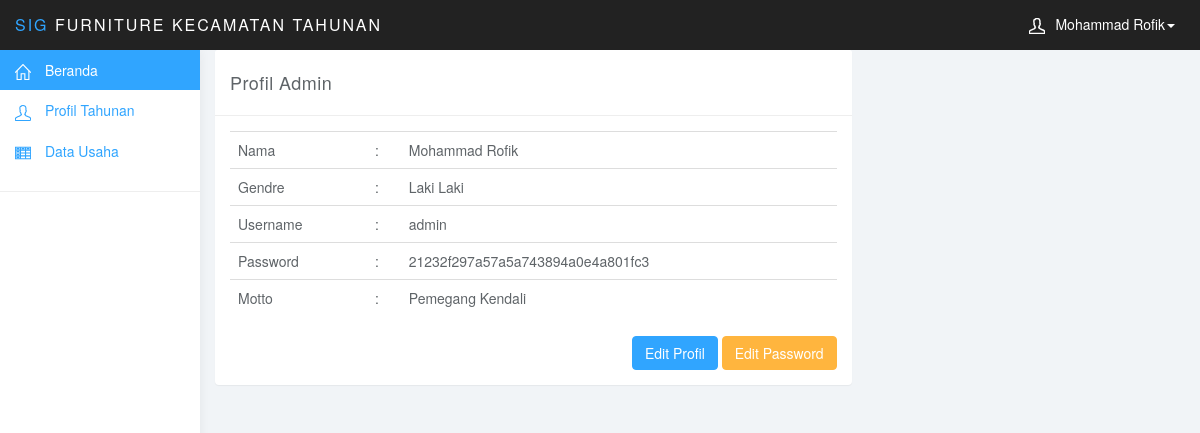
Page /admin/index.php?admin (signed in) on the committed database.
### tables this page shows
CREATE TABLE IF NOT EXISTS `user` (
  `id` int(11) NOT NULL AUTO_INCREMENT,
  `nama` varchar(35) NOT NULL,
  `jendre` varchar(25) NOT NULL,
  `username` varchar(35) NOT NULL,
  `pass` varchar(35) NOT NULL,
  `ket` text NOT NULL,
  PRIMARY KEY (`id`)
);

### admin/config.php (called while the page is built, shortened)
<?php
$host = "localhost";
$user = "root";
$pass = "";
$data = "sigfurniture";
$konek = mysqli_connect($host, $user, $pass, $data)  or die(mysqli_connect_error());
$tblAdmin = mysqli_query($konek, "SELECT * FROM user WHERE id=1");
$admin = mysqli_fetch_array($tblAdmin);
?>

### admin/admin.php (the view, shortened to what this page needs)
<div class="row">
	<div class="col-lg-8">
		<div class="panel panel-default">
			<div class="panel-heading">
				Profil Admin
			</div>
			<div class="panel-body">
<?php
if ($_GET['admin']=='edit') {
?>
			<form method="POST" action="">
				<table class="table table-hover">
					<tr>
						<td>Nama </td>
						<td> : </td>
						<td><input class="form-control" type="text" name="namaLengkap" value="<?php echo $admin['nama'];?>"></td>
					</tr>
					<tr>
						<td>Gendre</td>
						<td> : </td>
						<td><input class="form-control" type="text" name="jendre" value="<?php echo $admin['jendre'];?>"></td>
					</tr>
					<tr>
						<td>Username</td>
						<td> : </td>
						<td><?php echo $admin['username'];?></td>
					</tr>
					<tr>
						<td>Password</td>
						<td> : </td>
						<td><input type="password" name="password" class="form-control" placeholder="Masukkan Password Anda"></td>
					</tr>
					<tr>
						<td>Motto</td>
						<td> : </td>
						<td><input class="form-control" type="text" name="moto" value="<?php echo $admin['ket'];?>"></td>
					</tr>
				</table>
				<input type="submit" name="saveProf" value="SIMPAN" class="btn btn-primary">
				<a href="?admin" class="btn btn-default pull-right"> BATAL </a>
			</form>
<?php
}else{
?>
				<table class="table table-hover">
					<tr>
						<td>Nama </td>
						<td> : </td>
						<td><?php echo $admin['nama'];?></td>
					</tr>
					<tr>
						<td>Gendre</td>
						<td> : </td>
						<td><?php echo $admin['jendre'];?></td>
					</tr>
					<tr>
						<td>Username</td>
						<td> : </td>
						<td><?php echo $admin['username'];?></td>
					</tr>
					<tr>
						<td>Password</td>
						<td> : </td>
						<td><?php echo $admin['pass'];?></td>
					</tr>
					<tr>
						<td>Motto</td>
						<td> : </td>
						<td><?php echo $admin['ket'];?></td>
					</tr>
				</table>
				<div class="pull-right"><a href="?admin=edit" class="btn btn-primary">Edit Profil</a> <a href="?admin=password" class="btn btn-warning">Edit Password</a></div>
<?php } ?>
			</div>
		</div>
	</div>
</div>

### admin/index.php (shortened to what this page needs)
<?php
if (empty($_SESSION['umkm'])) {
	header("location:login.php");
}else{
require_once 'config.php';
?>
<!DOCTYPE html>
<html>
<head>
<link href="css/bootstrap.min.css" rel="stylesheet">
<link href="css/datepicker3.css" rel="stylesheet">
<link href="css/styles.css" rel="stylesheet">
</head>
<body>
	<nav class="navbar navbar-inverse navbar-fixed-top" role="navigation">
		<div class="container-fluid">
			<div class="navbar-header">
				<a class="navbar-brand" href="#"><span>SIG</span> Furniture Kecamatan Tahunan</a>
				<ul class="user-menu">
					<li class="dropdown pull-right">
						<a href="#" class="dropdown-toggle" data-toggle="dropdown"><svg class="glyph stroked male-user"><use xlink:href="#stroked-male-user"></use></svg><?php echo $admin['1'];?><span class="caret"></span></a>
					</li>
				</ul>
			</div>
		</div>
	</nav>
	<div id="sidebar-collapse" class="col-sm-3 col-lg-2 sidebar">
		<ul class="nav menu">
			<li class="active"><a href="?beranda"><svg class="glyph stroked home"><use xlink:href="#stroked-home"></use></svg> Beranda</a></li>
			<li><a href="?profilPdmw"><svg class="glyph stroked male-user"><use xlink:href="#stroked-male-user"></use></svg> Profil Tahunan</a></li>
			<li><a href="?dataUmkm"><svg class="glyph stroked table"><use xlink:href="#stroked-table"></use></svg> Data Usaha</a></li>
			<li role="presentation" class="divider"></li>
		</ul>
	</div>
	<div class="col-sm-9 col-sm-offset-3 col-lg-10 col-lg-offset-2 main">
		<?php
			if (isset($_GET['?beranda'])) {
				require_once 'beranda.php';
			}elseif (isset($_GET['profilPdmw']) || isset($_GET['editProfil'])) {
				require_once 'profilPdmw.php';
			}elseif (isset($_GET['dataUmkm'])) {
				require_once 'umkm.php';
			}elseif (isset($_GET['tambah'])) {
				require_once 'tambah.php';
			}elseif (isset($_GET['hapus'])) {
				require_once 'hapus.php';
			}elseif (isset($_GET['edit'])) {
				require_once 'edit.php';
			}elseif (isset($_GET['admin'])) {
				require_once 'admin.php';
			}elseif (isset($_GET['desa']) || isset($_GET['editDesa'])) {
				require_once 'desa.php';
			}
			else{
				require_once 'beranda.php';
			}
		?>
	</div>
</body>
</html>
<?php
 } ?>

### admin/css/styles.css (style rules this page uses)
body { background: #f1f4f7; padding-top: 50px; color: #5f6468; }
a, a:hover, a:focus { color: #30a5ff; }
.navbar-header .navbar-brand { color: #fff; font-size: 16px; text-transform: uppercase; font-weight: 500; letter-spacing: 2px; }
.navbar-header .navbar-brand span { color: #30a5ff; }
.btn-primary, .btn-primary:hover, .btn-primary:focus, .btn-primary:active, .btn-primary.active, .open > .dropdown-toggle.btn-primary, .btn-primary.disabled, .btn-primary[disabled], fieldset[disabled] .btn-primary, .btn-primary.disabled:hover, .btn-primary[disabled]:hover, fieldset[disabled] .btn-primary:hover, .btn-primary.disabled:focus, .btn-primary[disabled]:focus, fieldset[disabled] .btn-primary:focus, .btn-primary.disabled:active, .btn-primary[disabled]:active, fieldset[disabled] .btn-primary:active, .btn-primary.disabled.active, .btn-primary[disabled].active, fieldset[disabled] .btn-primary.active { background-color: #30a5ff; border-color: #30a5ff; }
.btn-warning, .btn-warning:hover, .btn-warning:focus, .btn-warning:active, .btn-warning.active, .open > .dropdown-toggle.btn-warning, .btn-warning.disabled, .btn-warning[disabled], fieldset[disabled] .btn-warning, .btn-warning.disabled:hover, .btn-warning[disabled]:hover, fieldset[disabled] .btn-warning:hover, .btn-warning.disabled:focus, .btn-warning[disabled]:focus, fieldset[disabled] .btn-warning:focus, .btn-warning.disabled:active, .btn-warning[disabled]:active, fieldset[disabled] .btn-warning:active, .btn-warning.disabled.active, .btn-warning[disabled].active, fieldset[disabled] .btn-warning.active { background-color: #ffb53e; border-color: #ffb53e; }
.panel { border: 0; }
.panel-heading { font-size: 18px; font-weight: 300; letter-spacing: 0.025em; height: 66px; line-height: 45px; }
.panel-default .panel-heading { background: #fff; border-bottom: 1px solid #eee; color: #5f6468; }
.navbar { border: 0; }
.user-menu { display: inline-block; margin-top: 14px; margin-right: 10px; float: right; list-style: none; padding: 0; }
.user-menu a { color: #fff; }
.sidebar { display: block; background-color: #fff; padding: 0; display: none; }
@media (min-width: 768px) { .sidebar { display: block; position: fixed; top: 50px; bottom: 0; left: 0; z-index: 1000; display: block; margin: 0; padding: 0; overflow-x: hidden; overflow-y: auto; background-color: #fff; box-shadow: 1px 0px 10px rgba(0, 0, 0, .05); } }
@media (min-width: 768px) { .navbar-header { width: 100%; } }
.sidebar ul.nav .active a, .sidebar ul.nav li.parent a.active, .sidebar ul.nav .active > a:hover, .sidebar ul.nav li.parent a.active:hover, .sidebar ul.nav .active > a:focus, .sidebar ul.nav li.parent a.active:focus { color: #fff; background-color: #30a5ff; }
.sidebar ul.nav li.divider { border-bottom: 1px solid #eee; margin: 20px 0; }
.table { background: #fff; }
.sidebar .glyph, .user-menu .glyph { height: 16px; width: 16px; margin: 0 10px 0 0; stroke-width: 3px; }
.user-menu .glyph { stroke-width: 4px; }
.glyph.table { background: none; border: none; }

### rows in the picture
user: nama "Mohammad Rofik", jendre "Laki Laki", username "admin", pass "21232f297a57a5a743894a0e4a801fc3", ket "Pemegang Kendali"
